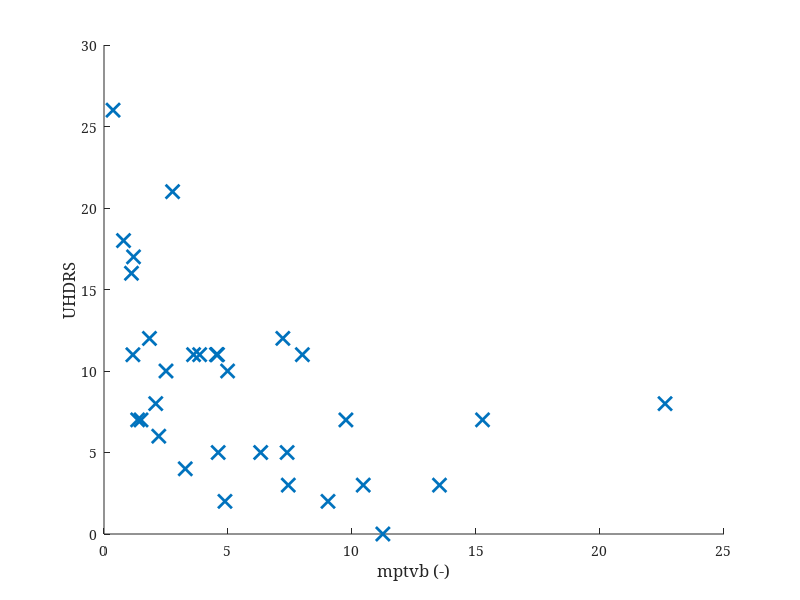

This figure's MATLAB source: (Note: this script raises an error after producing the figure.)
% Experimental Data Analysis: Lecture 4
close all, clear all, clc

%% MATLAB EXAMPLE 1 %%
% estimate correlations between maximum phonation time until voice break 
% and motor clinical score of speakers with Huntington's disease using both
% Pearson and Spearman correlation

% load data for  maximum phonation time until voice break
mptvb=[2.7650 3.6125 1.8325 15.2625 4.6025 4.5750 3.8575 7.2125 4.5350 1.1900 ...
      2.2075 0.3650 0.7875 1.1075 2.5000 10.4550 7.4325 1.1650 9.7525 1.4925 ...
      7.3825 2.0875 4.8775 6.3200 22.6225 11.2425 9.0325 1.3550 4.9825 ...
      3.2775 7.9975 13.5275];
% load data for motor clinical score
uhdrs = [21 11 12 7 5 11 11 12 11 17 6 26 18 16 10 3 3 11 7 7 5 8 2 5 8 0 2 7 ...
         10 4 11 3];
% make a figure
figure(),
plot(mptvb, uhdrs,'x','MarkerSize',10,'LineWidth',2)
ylabel ('UHDRS','FontSize',12, 'FontName','Georgia')
xlabel ('mptvb (-)','FontSize',12, 'FontName','Georgia')
set(gca, 'Box', 'off',  'FontName','Georgia')

% Pearson parametric correlation
[r,p] = corr(mptvb(:), uhdrs(:), 'type', 'Pearson') 

% Spearman non-parametric correlation
[r,p] = corr(mptvb(:), uhdrs(:), 'type', 'Spearman') % Spearman correlation

%% MATLAB EXAMPLE 2 %%
% test the normality of data based upon 4 measures extracted from
% sustained phonation of 34 healthy speakers

load data_phonation; % load data for 
MPT = phonation(:,1); % Maximum phonation time
F0SD = phonation(:,2); % Pitch variations
Shimmer = phonation(:,3); % Amplitude perturbation
DUV = phonation(:,4); % Degree of unvoiced segments

% Kolmogorov-Smirnov test
variable = MPT;

% KS test including z-score normalization
[h,p]=kstest((variable-mean(variable))/std(variable)) 

% KS test through creation of cumulative distribution function
normdata=normcdf(variable,mean(variable),std(variable)); 
[h,p,ksstat] = kstest(variable,[variable,normdata],0.05)

% plotting the data
figure(), subplot(121)
[N,X] = hist(variable, 20); 
bar(X, N, 'b');

% plotting the CDFs
subplot(122)
[f,x_values] = ecdf(variable);
EmpCDF = plot(x_values,f);
hold on;
StandCDF = plot(sort(variable),sort(normdata),'r');
set(EmpCDF,'LineWidth',2);
set(StandCDF,'LineWidth',2);
legend([EmpCDF  StandCDF],'Empirical CDF','Standard Normal CDF','Location','SE');

%% MATLAB EXAMPLE 3 %%
% Tests of normality available in Matlab

normdata = randn(1,100); % generate random data for normal distribution
abnormdata = (randn(1,100)).^2 + 1;  % generate random data for normal distribution

% Chi-Square test
[h,p] = chi2gof(normdata,'cdf',@normcdf)
[h,p] = chi2gof(abnormdata,'cdf',@normcdf)

% Liliefors test
[h,p] = lillietest(normdata)
[h,p] = lillietest(abnormdata)

% Anderson-Darling test
[h,p] = adtest(normdata)
[h,p] = adtest(abnormdata)

